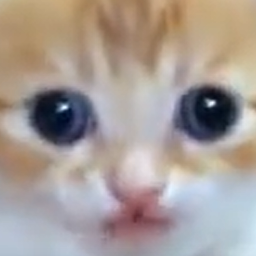
#> input picture 1 遗失宠物的智能寻找/猫脸识别-喵and汪/train_data/cat1/1.png, 256 x 256 px, given as the content of the folder ./data, which was not available
$ python getface.py
#> lines starting #> are read from the running program, lines starting #| are printed output that depends on the picture; after the words box and inside, x2 and y2 are one past the last pixel; in counts of white or black regions, pixels touching at a corner belong together; pictures that were not available may be replaced by others from this repository, and a replacement may not be noted
import os
import cv2

# 加载猫脸检测器,此处使用haarcascade_frontalcatface.xml
catPath = "haarcascade_frontalcatface.xml"
faceCascade = cv2.CascadeClassifier(catPath)

# 加载数据
def process_data():
    names = os.listdir('./data')
    names = [n for n in names if not n.startswith('.')]
    for name in names:
        for i in range(1,7):
            # 读取图片并灰度化
            save_path = './train_data/%s/%d.png'%(name,i)
            img = cv2.imread('./data/%s/%d.png'%(name,i))
#> img is the input picture: shape (256, 256, 3); mean B, G, R 150.4, 156.1, 166.9
            gray = cv2.cvtColor(img, cv2.COLOR_BGR2GRAY)
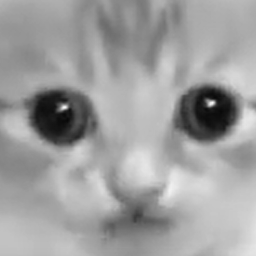
#> gray: shape (256, 256); min 8, max 246, mean 158.7
            # 猫脸检测
            faces = faceCascade.detectMultiScale(
                gray,
                scaleFactor=1.01,
                minNeighbors=3,
                minSize=(150, 150),
                flags=cv2.CASCADE_SCALE_IMAGE
            )
#> faces = [[8, 10, 237, 237]]

            for (x, y, w, h) in faces:
                face = img[y:y + h, x:x + w]
                face = cv2.resize(face, dsize=(256, 256))
                print(save_path)
                cv2.imwrite(save_path, face)
                cv2.rectangle(img, (x, y), (x + w, y + h), (0, 0, 255), 2)
                cv2.putText(img, 'Cat', (x, y - 7), 3, 1.2, (0, 255, 0), 2, cv2.LINE_AA)
#> this loop made 1 pass
#| ./train_data/1.png/1.png
#> pass 1, in process_data, `face = img[y:y + h, x:x + w]`:
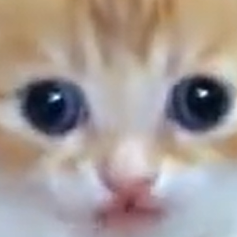
#> face: shape (237, 237, 3); mean B, G, R 149.5, 153.7, 164.5
#> after the loop:
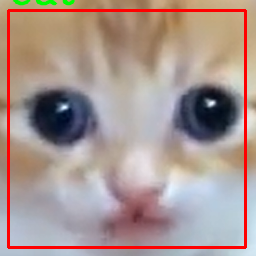
#> img: shape (256, 256, 3); 4.72% of pixels changed, all inside (x1, y1, x2, y2) = (7, 0, 247, 249)
            # 显示图片并保存
            cv2.imshow('Cat?', img)
            cv2.imwrite("cat.jpg", img)
            c = cv2.waitKey(10)
#> (key Esc is pressed here)
    return

if __name__ == '__main__':

    process_data()
